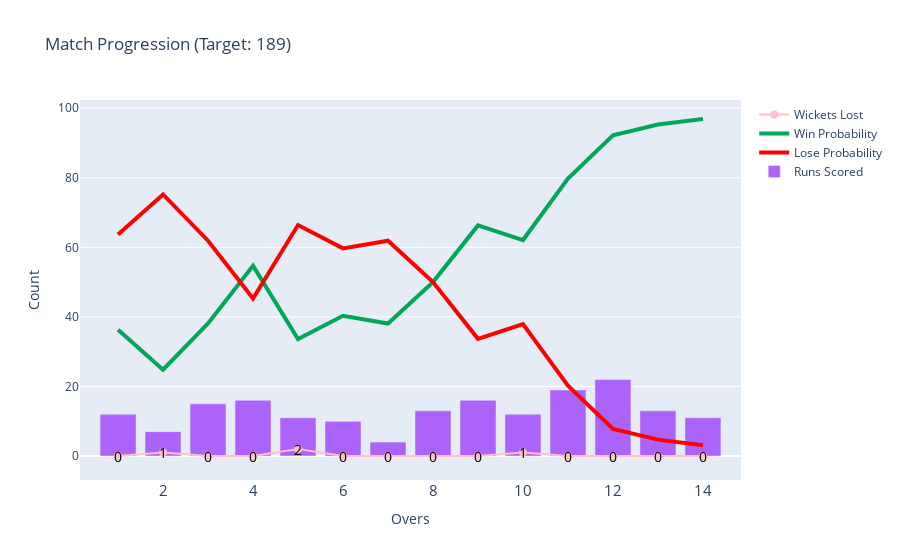

The notebook cell this image was saved under:
### Code cell
import plotly.graph_objects as go

# Create traces for lines with markers
trace_wickets = go.Scatter(
    x=temp_df['end_of_over'],
    y=temp_df['wickets_in_over'],
    mode='markers+lines',
    marker=dict(color='pink', size=8, symbol='circle'),
    name='Wickets Lost'
)

trace_win = go.Scatter(
    x=temp_df['end_of_over'],
    y=temp_df['win'],
    mode='lines',
    line=dict(color='#00a65a', width=4),
    name='Win Probability'
)

trace_lose = go.Scatter(
    x=temp_df['end_of_over'],
    y=temp_df['lose'],
    mode='lines',
    line=dict(color='red', width=4),
    name='Lose Probability'
)

# Create trace for bar chart
trace_runs = go.Bar(
    x=temp_df['end_of_over'],
    y=temp_df['runs_after_over'],
    name='Runs Scored'
)

# Create annotations for wickets lost
annotations = [dict(
    x=row['end_of_over'],
    y=row['wickets_in_over'],
    text=str(int(row['wickets_in_over'])),
    showarrow=False,
    font=dict(color='black', size=14)
) for index, row in temp_df.iterrows()]

# Create layout
layout = go.Layout(
    title='Match Progression (Target: ' + str(target) + ')',
    xaxis=dict(title='Overs', tickfont=dict(size=15)),
    yaxis=dict(title='Count'),
    hovermode='closest'
)

# Create figure
fig = go.Figure(data=[trace_wickets, trace_win, trace_lose, trace_runs], layout=layout)

# annotations
fig.update_layout(annotations=annotations)

# Show plot
fig.show()

### Figure 1 — Plotly figure (JSON) as saved in the notebook; plotly's stock layout.template omitted (floating-point values rounded to 4 significant figures)
{"data": [{"marker": {"color": "pink", "size": 8, "symbol": "circle"}, "mode": "markers+lines", "name": "Wickets Lost", "type": "scatter", "x": [1, 2, 3, 4, 5, 6, 7, 8, 9, 10, 11, 12, 13, 14], "y": [0, 1, 0, 0, 2, 0, 0, 0, 0, 1, 0, 0, 0, 0]}, {"line": {"color": "#00a65a", "width": 4}, "mode": "lines", "name": "Win Probability", "type": "scatter", "x": [1, 2, 3, 4, 5, 6, 7, 8, 9, 10, 11, 12, 13, 14], "y": [36.3, 24.8, 38.1, 54.7, 33.6, 40.3, 38.1, 50, 66.3, 62.1, 79.8, 92.2, 95.3, 96.9]}, {"line": {"color": "red", "width": 4}, "mode": "lines", "name": "Lose Probability", "type": "scatter", "x": [1, 2, 3, 4, 5, 6, 7, 8, 9, 10, 11, 12, 13, 14], "y": [63.7, 75.2, 61.9, 45.3, 66.4, 59.7, 61.9, 50, 33.7, 37.9, 20.2, 7.8, 4.7, 3.1]}, {"name": "Runs Scored", "type": "bar", "x": [1, 2, 3, 4, 5, 6, 7, 8, 9, 10, 11, 12, 13, 14], "y": [12, 7, 15, 16, 11, 10, 4, 13, 16, 12, 19, 22, 13, 11]}], "layout": {"annotations": [{"font": {"color": "black", "size": 14}, "showarrow": false, "text": "0", "x": 1, "y": 0}, {"font": {"color": "black", "size": 14}, "showarrow": false, "text": "1", "x": 2, "y": 1}, {"font": {"color": "black", "size": 14}, "showarrow": false, "text": "0", "x": 3, "y": 0}, {"font": {"color": "black", "size": 14}, "showarrow": false, "text": "0", "x": 4, "y": 0}, {"font": {"color": "black", "size": 14}, "showarrow": false, "text": "2", "x": 5, "y": 2}, {"font": {"color": "black", "size": 14}, "showarrow": false, "text": "0", "x": 6, "y": 0}, {"font": {"color": "black", "size": 14}, "showarrow": false, "text": "0", "x": 7, "y": 0}, {"font": {"color": "black", "size": 14}, "showarrow": false, "text": "0", "x": 8, "y": 0}, {"font": {"color": "black", "size": 14}, "showarrow": false, "text": "0", "x": 9, "y": 0}, {"font": {"color": "black", "size": 14}, "showarrow": false, "text": "1", "x": 10, "y": 1}, {"font": {"color": "black", "size": 14}, "showarrow": false, "text": "0", "x": 11, "y": 0}, {"font": {"color": "black", "size": 14}, "showarrow": false, "text": "0", "x": 12, "y": 0}, {"font": {"color": "black", "size": 14}, "showarrow": false, "text": "0", "x": 13, "y": 0}, {"font": {"color": "black", "size": 14}, "showarrow": false, "text": "0", "x": 14, "y": 0}], "autosize": true, "hovermode": "closest", "title": {"text": "Match Progression (Target: 189)"}, "xaxis": {"autorange": true, "range": [0.182, 14.82], "tickfont": {"size": 15}, "title": {"text": "Overs"}, "type": "linear"}, "yaxis": {"autorange": true, "range": [-8.641, 102.5], "title": {"text": "Count"}, "type": "linear"}}}
